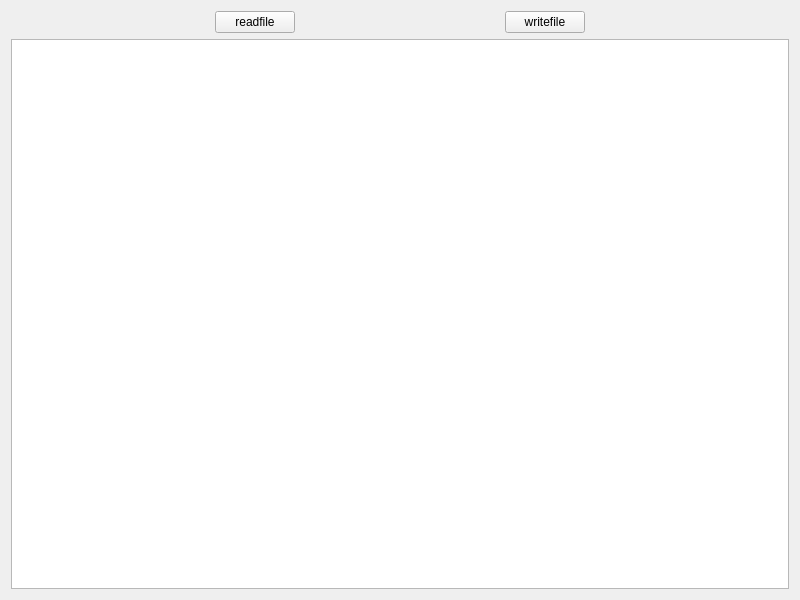
<?xml version="1.0" encoding="UTF-8"?>
<ui version="4.0">
 <class>Widget</class>
 <widget class="QWidget" name="Widget">
  <property name="geometry">
   <rect>
    <x>0</x>
    <y>0</y>
    <width>800</width>
    <height>600</height>
   </rect>
  </property>
  <property name="windowTitle">
   <string>Widget</string>
  </property>
  <layout class="QGridLayout" name="gridLayout">
   <item row="0" column="2">
    <spacer name="horizontalSpacer_2">
     <property name="orientation">
      <enum>Qt::Horizontal</enum>
     </property>
     <property name="sizeHint" stdset="0">
      <size>
       <width>199</width>
       <height>20</height>
      </size>
     </property>
    </spacer>
   </item>
   <item row="0" column="4">
    <spacer name="horizontalSpacer_3">
     <property name="orientation">
      <enum>Qt::Horizontal</enum>
     </property>
     <property name="sizeHint" stdset="0">
      <size>
       <width>200</width>
       <height>20</height>
      </size>
     </property>
    </spacer>
   </item>
   <item row="0" column="1">
    <widget class="QPushButton" name="pushButton">
     <property name="text">
      <string>readfile</string>
     </property>
    </widget>
   </item>
   <item row="0" column="0">
    <spacer name="horizontalSpacer">
     <property name="orientation">
      <enum>Qt::Horizontal</enum>
     </property>
     <property name="sizeHint" stdset="0">
      <size>
       <width>200</width>
       <height>20</height>
      </size>
     </property>
    </spacer>
   </item>
   <item row="0" column="3">
    <widget class="QPushButton" name="pushButton_2">
     <property name="text">
      <string>writefile</string>
     </property>
    </widget>
   </item>
   <item row="1" column="0" colspan="5">
    <widget class="QTextEdit" name="textEdit"/>
   </item>
  </layout>
 </widget>
 <resources/>
 <connections/>
</ui>
